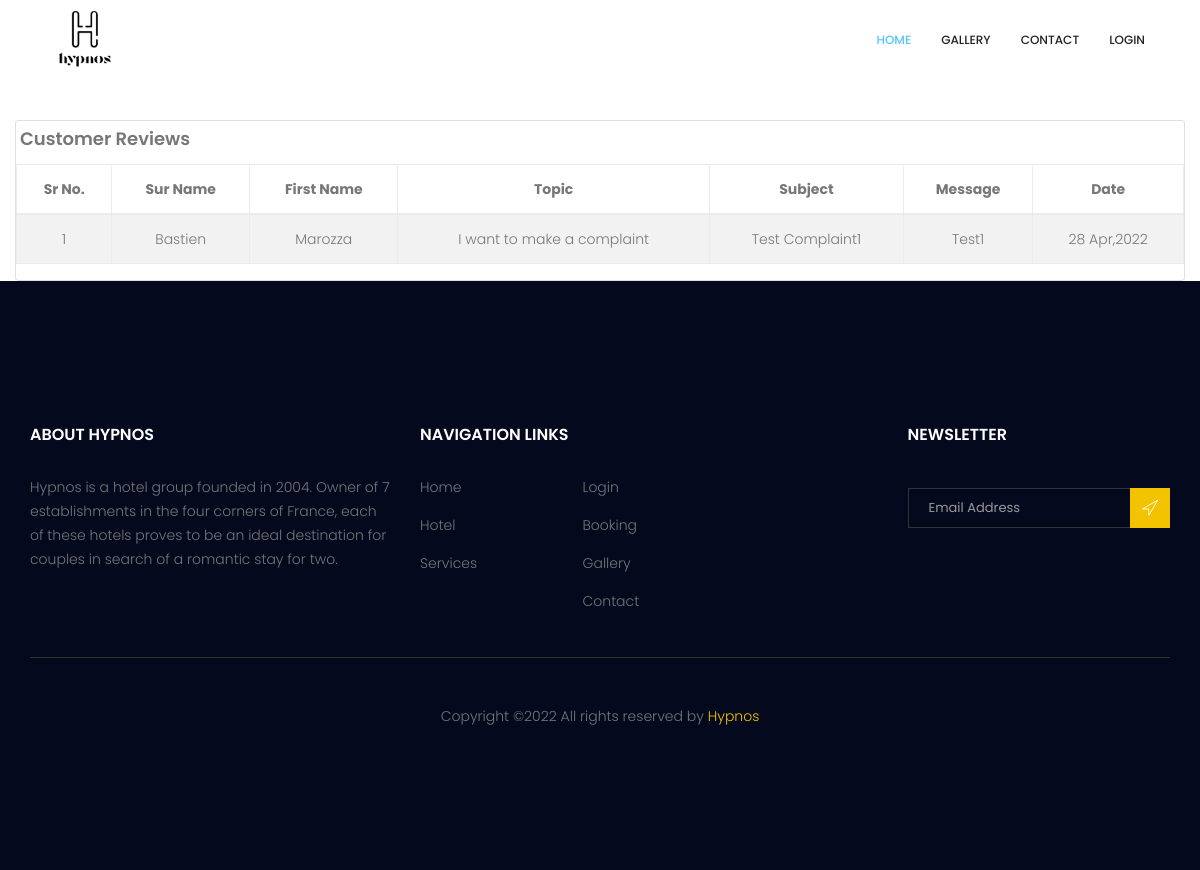
The app's page /reviews.php, older data.
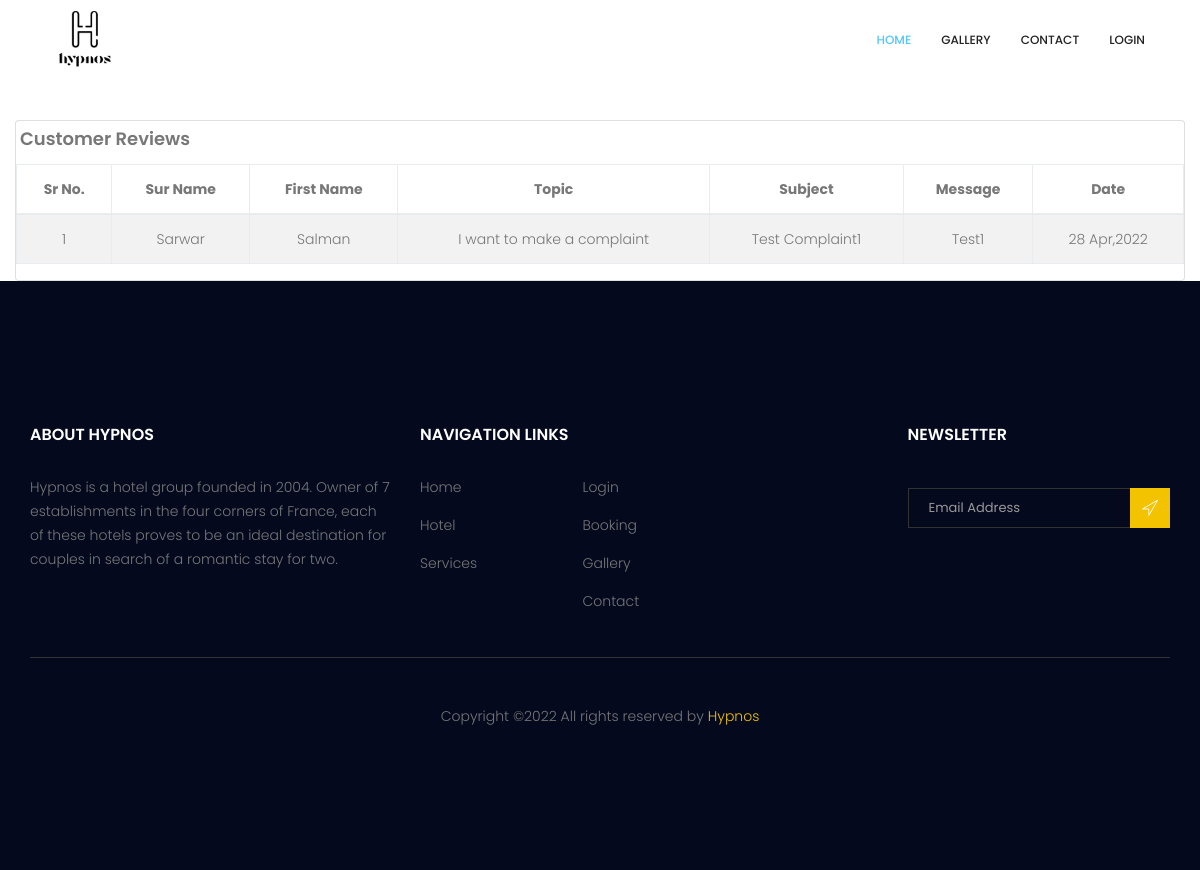
The same page, newer data.
### tables this page shows
CREATE TABLE `customer_reviews` (
  `id` int(11) NOT NULL,
  `sur_name` varchar(111) NOT NULL,
  `first_name` varchar(111) NOT NULL,
  `topic` varchar(111) NOT NULL,
  `email` varchar(111) NOT NULL,
  `subject` varchar(500) NOT NULL,
  `message` varchar(500) NOT NULL,
  `created_on` varchar(111) NOT NULL,
  `is_deleted` int(11) NOT NULL
);

### reviews.php (the view, shortened to what this page needs)
<?php
include('db/db.php');
?>
<!doctype html>
<html lang="en">
    <head>
        <link rel="stylesheet" href="css/bootstrap.css">
        <link rel="stylesheet" href="vendors/linericon/style.css">
        <link rel="stylesheet" href="css/font-awesome.min.css">
        <link rel="stylesheet" href="vendors/owl-carousel/owl.carousel.min.css">
        <link rel="stylesheet" href="vendors/bootstrap-datepicker/bootstrap-datetimepicker.min.css">
        <link rel="stylesheet" href="vendors/nice-select/css/nice-select.css">
        <link rel="stylesheet" href="vendors/owl-carousel/owl.carousel.min.css">
        <link rel="stylesheet" href="css/style.css">
        <link rel="stylesheet" href="css/responsive.css">
    </head>
    <body>
 <?php include('common/header.php');?>
    <section class="content">
      <div class="container-fluid">
        <div class="row">
          <div class="col-12">
               <div class="card" style="margin-top:120px;">
               <div class="row p-1">
                 <div class="col-md-3">
                   <h4>Customer Reviews</h4>
                 </div>
               </div>
              <div class="">
            <div >
                <table id="example1" class="table table-bordered table-striped">
                  <thead>
                  <tr align="center">
                    <th>Sr No.</th>
                    <th>Sur Name</th>
                    <th>First Name</th>
                    <th>Topic</th>
                    <th>Subject</th>
                    <th>Message</th>
                    <th>Date</th>
                  </tr>
                  </thead>
                  <tbody>
                                          <?Php
                                          $sql="Select * FROM customer_reviews ";
                                          $result = mysqli_query($con, $sql);
                                          if ($result)
                                          {
                                            if (mysqli_num_rows($result)>0)
                                                { $Sr=1;
                                                While($row=mysqli_fetch_array($result))
                                          {
                                          ?>
                                          <tr style="width: 100%" align="center">
                                            <td >
                                            <?Php echo  $Sr++; ?>
                                            </td>
                                            <td><?Php echo  $row['sur_name']; ?></td>
                                            <td><?php echo  $row['first_name']; ?></td>
                                            <td><?php echo  $row['topic']; ?></td>
                                            <td><?php echo  $row['subject']; ?></td>
                                            <td><?php echo  $row['message']; ?></td>
                                            <td><?php echo  date('d M,Y'); ?></td>
                                            </tr>
                                          <?php
                                          }}}
                                          ?>
                 </tbody>
                </table>
                </div>
              </div>
            </div>
          </div>
        </div>
      </div>
    </section>
 <?php include('common/footer.php');?>
    </body>
</html>

### common/header.php (shortened to what this page needs)
<header class="header_area">
    <div class="container">
        <nav class="navbar navbar-expand-lg navbar-light">
            <a class="navbar-brand logo_h" href="index.php"><img src="image/hypnose/Logo Hypnos.png" alt="" height="60px"></a>
            <div class="collapse navbar-collapse offset" id="navbarSupportedContent">
                <ul class="nav navbar-nav menu_nav ml-auto">
                    <li class="nav-item active"><a class="nav-link" href="index.php">Home</a></li>
                    <li class="nav-item"><a class="nav-link" href="gallery.php">Gallery</a></li>
                    <li class="nav-item"><a class="nav-link" href="contact.php">Contact</a></li>
                    <?php
                     if(isset($_SESSION['userId']))
                     {
                         if($_SESSION['userId']!=0 && $_SESSION['userId']!=null)
                         {
                             if($_SESSION['type']=='MANAGER')
                             {
                             ?>
                    <li class="nav-item submenu dropdown">
                        <a href="managerProfile"  class="nav-link dropdown-toggle "  data-toggle="dropdown" role="button" aria-haspopup="true" aria-expanded="false"><span class="bg-warning p-2 rounded"><?php echo $_SESSION['userName'];?></span></a>
                        <ul class="dropdown-menu">
                            <li class="nav-item"><a class="nav-link" href="managerProfile.php">Suite</a></li>
                            <li class="nav-item"><a class="nav-link" href="hotelView.php">Hotels</a></li>
                            <li class="nav-item"><a class="nav-link" href="logout.php">Logout</a></li>
                        </ul>
                    </li>
                    <?php
                             } else if($_SESSION['type']=='ADMIN')
                             {?>
                    <li class="nav-item submenu dropdown">
                        <a href="managerProfile"  class="nav-link dropdown-toggle "  data-toggle="dropdown" role="button" aria-haspopup="true" aria-expanded="false"><span class="bg-warning p-2 rounded"><?php echo $_SESSION['userName'];?></span></a>
                        <ul class="dropdown-menu">
                        <li class="nav-item"><a class="nav-link" href="managerProfile.php">Profile</a></li>
                        <li class="nav-item"><a class="nav-link" href="reviews.php">Reviews</a></li>
                            <li class="nav-item"><a class="nav-link" href="manager.php">Managers</a></li>
                            <li class="nav-item"><a class="nav-link" href="users.php">Users</a></li>
                            <li class="nav-item"><a class="nav-link" href="hotel.php">Hotels</a></li>
                            <li class="nav-item"><a class="nav-link" href="managerProfile.php">Suite</a></li>
                            <li class="nav-item"><a class="nav-link" href="logout.php">Logout</a></li>
                        </ul>
                    </li>
                            <?php
                            }else if($_SESSION['type']=='CUSTOMER')
                            {?>
                             <li class="nav-item submenu dropdown">
                        <a href="managerProfile"  class="nav-link dropdown-toggle "  data-toggle="dropdown" role="button" aria-haspopup="true" aria-expanded="false"><span class="bg-warning p-2 rounded"><?php echo $_SESSION['userName'];?></span></a>
                        <ul class="dropdown-menu">
                            <li class="nav-item"><a class="nav-link" href="customerProfile.php">Profile</a></li>
                            <li class="nav-item"><a class="nav-link" href="fastBooking.php">Fast Booking</a></li>
                            <li class="nav-item"><a class="nav-link" href="customerBooking.php">Bookings</a></li>
                            <li class="nav-item"><a class="nav-link" href="logout.php">Logout</a></li>
                        </ul>
                    </li>
                            <?php
                            }
                         }
                     }
                     else
                     {?>
                                 <li class="nav-item"><a class="nav-link" href="login.php">Login</a></li>
                     <?php
                     }
                    ?>
                </ul>
            </div>
        </nav>
    </div>
</header>

### common/footer.php (shortened to what this page needs)
<footer class="footer-area section_gap">
    <div class="container">
        <div class="row">
            <div class="col-lg-4  col-md-6 col-sm-6">
                <div class="single-footer-widget">
                    <h6 class="footer_title">About Hypnos</h6>
                    <p>Hypnos is a hotel group founded in 2004. Owner of 7 establishments in the four corners of France, each of these hotels proves to be an ideal destination for couples in search of a romantic stay for two. </p>
                </div>
            </div>
            <div class="col-lg-5 col-md-6 col-sm-6">
                <div class="single-footer-widget">
                    <h6 class="footer_title">Navigation Links</h6>
                    <div class="row">
                        <div class="col-4">
                            <ul class="list_style">
                                <li><a href="index.php">Home</a></li>
                                <li><a href="gallery.php">Hotel</a></li>
                                <li><a href="login.php">Services</a></li>
                            </ul>
                        </div>
                        <div class="col-4">
                            <ul class="list_style">
                            <li><a href="login.php">Login</a></li>
                            <li><a href="booking.php">Booking</a></li>
                            <li><a href="gallery.php">Gallery</a></li>
                            <li><a href="contact.php">Contact</a></li>
                            </ul>
                        </div>
                    </div>
                </div>
            </div>
            <div class="col-lg-3 col-md-6 col-sm-6">
                <div class="single-footer-widget">
                    <h6 class="footer_title">Newsletter</h6>
                    <div id="mc_embed_signup">
                        <form target="_blank" action="https://spondonit.us12.list-manage.com/subscribe/post?u=1462626880ade1ac87bd9c93a&amp;id=92a4423d01" method="get" class="subscribe_form relative">
                            <div class="input-group d-flex flex-row">
                                <input name="EMAIL" placeholder="Email Address" onfocus="this.placeholder = ''" onblur="this.placeholder = 'Email Address '" required="" type="email">
                                <button class="btn sub-btn"><span class="lnr lnr-location"></span></button>
                            </div>
                        </form>
                    </div>
                </div>
            </div>
        </div>
        <div class="border_line"></div>
        <div class="row footer-bottom d-flex justify-content-between align-items-center">
            <p class="col-lg-12 col-sm-12 footer-text m-0" style="text-align:center;">Copyright &copy;<script>document.write(new Date().getFullYear());</script> All rights reserved by <a href="https://bclixtech.com" target="_blank">Hypnos </a>
            </p>
        </div>
    </div>
</footer>

### css/style.css (style rules this page uses)
.list_style { list-style: none; margin: 0px; padding: 0px; }
a { text-decoration: none; -webkit-transition: all 0.3s ease-in-out; -o-transition: all 0.3s ease-in-out; transition: all 0.3s ease-in-out; }
body { line-height: 24px; font-size: 14px; font-family: "Poppins", sans-serif; font-weight: 300; color: #777777; }
section { background: #fff; }
h1, h2, h3, h4, h5, h6 { font-family: "Poppins", sans-serif; font-weight: 600; }
@media (min-width: 1200px) { .container { max-width: 1170px; } }
.section_gap { padding: 120px 0; }
.header_area { position: absolute; top: 0; left: 0; width: 100%; z-index: 20; }
.navbar { padding: 0px; border: 0px; border-radius: 0px; }
.navbar { background: #fff; padding: 0px 25px; }
.navbar .logo_h { padding-top: 0px; }
.navbar .menu_nav .nav-item .nav-link { font: 500 12px/80px "Poppins", sans-serif; color: #222222; text-transform: uppercase; padding: 0px; }
.navbar .menu_nav .nav-item .nav-link:after { display: none; }
.navbar .menu_nav .nav-item:hover .nav-link, .navbar .menu_nav .nav-item.active .nav-link { color: #52c5fd; }
.navbar .menu_nav .nav-item + li { margin-left: 30px; }
h4 { font-size: 18px; }
h6 { font-size: 14px; }
h1, h2, h3, h4, h5, h6 { line-height: 1.5em; }
.footer-area { background: #04091e; padding: 142px 0px; }
.single-footer-widget ul li a { line-height: 25px; display: inline-block; color: #777; -webkit-transition: all 0.3s linear; -o-transition: all 0.3s linear; transition: all 0.3s linear; margin-bottom: 13px; }
.single-footer-widget .subscribe_form { padding-top: 13px; }
.single-footer-widget .input-group { display: block !important; }
.single-footer-widget input { width: 100%; border: 1px solid #333333; font-size: 13px; line-height: 30px; padding-right: 40px; height: 40px; color: #999999; background: transparent; padding-left: 20px; }
.single-footer-widget .sub-btn { background: #f3c300; color: #fff; font-weight: 300; border-radius: 0; line-height: 34px; padding: 4px 11px 0px; cursor: pointer; position: absolute; right: 0px; top: 0px; }
.footer_title { font-size: 16px; line-height: 24px; font-weight: 600; color: #fff; text-transform: uppercase; margin-bottom: 28px; }
.border_line { width: 100%; height: 1px; background: #333333; margin-top: 30px; }
.footer-bottom { padding-top: 46px; }
.footer-bottom .footer-text a { color: #f3c300; }

Row changes from the older to the newer data that the page shows:
changed customer_reviews "I want to make a complaint": sur_name "Bastien" → "Sarwar"; first_name "Marozza" → "Salman"
